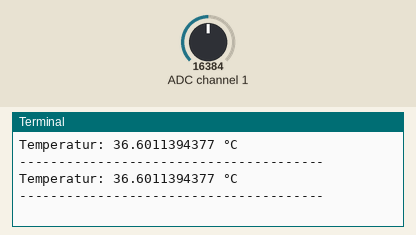
Simulated run of this program. Board: Raspberry Pi (BCM pin numbers). On the bench: the last lines printed to the terminal. Inputs (shaded band) come from the test bench; at power-on: ADC channel 1 = 16384 (analog values on the 0–32767 scale).

Above: at 1.2 s.
1.3 s: ADC channel 1 set to 22936
At 2.6 s:
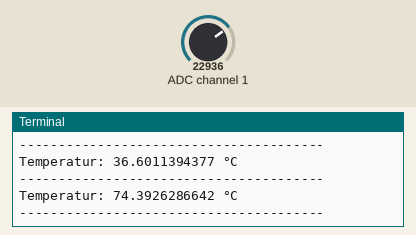
2.8 s: ADC channel 1 set to 16383
At 3.9 s:
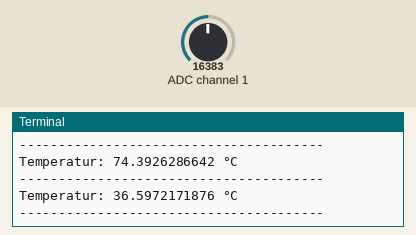
Timing chart, 0 to 5.8 s (numbered marks = the images above; inputs shaded):
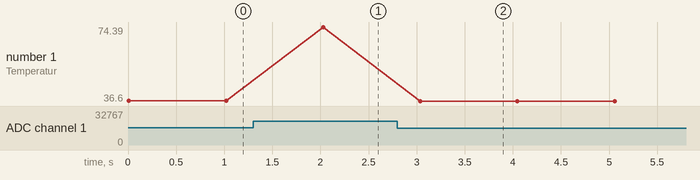

Measured:
- after the input at 1.3 s, the terminal: prints a new line after 0.73 s (image 1)
- after the input at 2.8 s, the terminal: prints a new line after 0.24 s (image 2)
- plotted number 1: 36.6 → 74.39 after the input at 1.3 s, 74.39 → 36.6 after the input at 2.8 s

The program:

temperature-sensor.py
```python
# coding=utf-8
#!/usr/bin/python


#############################################################################################################
### Copyright by Joy-IT
### Published under Creative Commons Attribution-NonCommercial-ShareAlike 3.0 Unported License
### Commercial use only after permission is requested and granted
###
### KY-013 Temperatur Sensor - Raspberry Pi Python Code Example
###
#############################################################################################################


# Dieser Code nutzt die ADS1115 und die I2C Python Library fuer den Raspberry Pi
# Diese ist unter folgendem Link unter der BSD Lizenz veroeffentlicht
# [https://github.com/adafruit/Adafruit-Raspberry-Pi-Python-Code]
from Adafruit_ADS1x15 import ADS1x15
from time import sleep

# Weitere benoetigte Module werden importiert und eingerichtet
import time, signal, sys, os, math
import RPi.GPIO as GPIO
GPIO.setmode(GPIO.BCM)
GPIO.setwarnings(False)

delayTime = 1

ADS1115 = 0x01  # 16-bit

# Verstaerkung (Gain) wird ausgewaehlt
gain = 4096  # +/- 4.096V

# Abtasterate des ADC (SampleRate) wird ausgewaehlt
sps = 860  # 860 Samples pro Sekunde

# ADC-Channel (1-4) wird ausgewaehlt
adc_channel = 1    # Channel A1

adc = ADS1x15(ic=ADS1115)


try:
    while True:
        #Aktuelle Werte werden aufgenommen...
        voltage = adc.readADCSingleEnded(adc_channel, gain, sps)
        # ... umgerechnet ...
        temperatur = math.log((10000/voltage)*(3300-voltage))
        temperatur = 1 / (0.001129148 + (0.000234125 + (0.0000000876741 * temperatur * temperatur)) * temperatur);
        temperatur = temperatur - 273.15;
        # ... und ausgegeben
        print "Temperatur:", temperatur,"°C"
        print "---------------------------------------"

        # Delay
        time.sleep(delayTime)

except KeyboardInterrupt:
        GPIO.cleanup()
```
